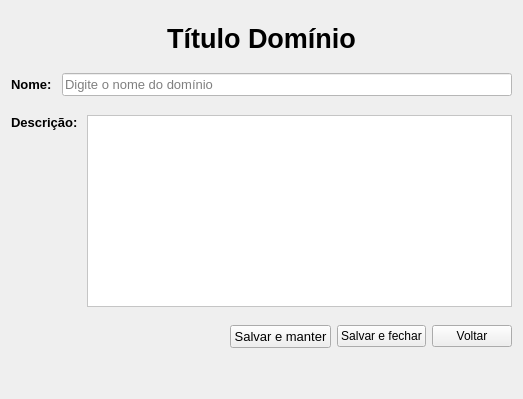
      <widget class="QWidget" name="pg_dominio">
       <layout class="QVBoxLayout" name="verticalLayout_21">
        <item>
         <spacer name="verticalSpacer_31">
          <property name="orientation">
           <enum>Qt::Vertical</enum>
          </property>
          <property name="sizeHint" stdset="0">
           <size>
            <width>20</width>
            <height>12</height>
           </size>
          </property>
         </spacer>
        </item>
        <item>
         <widget class="QLabel" name="lbl_titulo_pg_cad_alt_dominio">
          <property name="font">
           <font>
            <pointsize>10</pointsize>
           </font>
          </property>
          <property name="text">
           <string>&lt;html&gt;&lt;head/&gt;&lt;body&gt;&lt;p align=&quot;center&quot;&gt;&lt;span style=&quot; font-size:20pt; font-weight:700;&quot;&gt;Título Domínio&lt;/span&gt;&lt;/p&gt;&lt;/body&gt;&lt;/html&gt;</string>
          </property>
         </widget>
        </item>
        <item>
         <spacer name="verticalSpacer_19">
          <property name="orientation">
           <enum>Qt::Vertical</enum>
          </property>
          <property name="sizeHint" stdset="0">
           <size>
            <width>20</width>
            <height>13</height>
           </size>
          </property>
         </spacer>
        </item>
        <item>
         <layout class="QHBoxLayout" name="horizontalLayout_22">
          <item>
           <widget class="QLabel" name="label_19">
            <property name="sizePolicy">
             <sizepolicy hsizetype="Preferred" vsizetype="Preferred">
              <horstretch>0</horstretch>
              <verstretch>0</verstretch>
             </sizepolicy>
            </property>
            <property name="font">
             <font>
              <pointsize>10</pointsize>
              <bold>true</bold>
             </font>
            </property>
            <property name="text">
             <string>Nome: </string>
            </property>
           </widget>
          </item>
          <item>
           <widget class="QLineEdit" name="txt_nome_dominio">
            <property name="minimumSize">
             <size>
              <width>450</width>
              <height>0</height>
             </size>
            </property>
            <property name="font">
             <font>
              <pointsize>10</pointsize>
             </font>
            </property>
            <property name="styleSheet">
             <string notr="true">background-color: rgb(255, 255, 255);</string>
            </property>
            <property name="inputMethodHints">
             <set>Qt::ImhLatinOnly|Qt::ImhLowercaseOnly</set>
            </property>
            <property name="placeholderText">
             <string>Digite o nome do domínio</string>
            </property>
           </widget>
          </item>
         </layout>
        </item>
        <item>
         <spacer name="verticalSpacer_18">
          <property name="orientation">
           <enum>Qt::Vertical</enum>
          </property>
          <property name="sizeHint" stdset="0">
           <size>
            <width>20</width>
            <height>13</height>
           </size>
          </property>
         </spacer>
        </item>
        <item>
         <layout class="QHBoxLayout" name="horizontalLayout_23">
          <item>
           <layout class="QVBoxLayout" name="verticalLayout_18">
            <item>
             <widget class="QLabel" name="label_18">
              <property name="sizePolicy">
               <sizepolicy hsizetype="Preferred" vsizetype="Preferred">
                <horstretch>0</horstretch>
                <verstretch>0</verstretch>
               </sizepolicy>
              </property>
              <property name="font">
               <font>
                <pointsize>10</pointsize>
                <bold>true</bold>
               </font>
              </property>
              <property name="text">
               <string>Descrição: </string>
              </property>
             </widget>
            </item>
            <item>
             <spacer name="verticalSpacer_12">
              <property name="orientation">
               <enum>Qt::Vertical</enum>
              </property>
              <property name="sizeHint" stdset="0">
               <size>
                <width>20</width>
                <height>40</height>
               </size>
              </property>
             </spacer>
            </item>
           </layout>
          </item>
          <item>
           <widget class="QTextEdit" name="txt_descricao_dominio">
            <property name="styleSheet">
             <string notr="true">background-color: rgb(255, 255, 255);</string>
            </property>
            <property name="placeholderText">
             <string extracomment="Digite a descrição da informação"/>
            </property>
           </widget>
          </item>
         </layout>
        </item>
        <item>
         <spacer name="verticalSpacer_33">
          <property name="orientation">
           <enum>Qt::Vertical</enum>
          </property>
          <property name="sizeHint" stdset="0">
           <size>
            <width>20</width>
            <height>12</height>
           </size>
          </property>
         </spacer>
        </item>
        <item>
         <layout class="QHBoxLayout" name="horizontalLayout_24">
          <item>
           <spacer name="horizontalSpacer_27">
            <property name="orientation">
             <enum>Qt::Horizontal</enum>
            </property>
            <property name="sizeHint" stdset="0">
             <size>
              <width>40</width>
              <height>20</height>
             </size>
            </property>
           </spacer>
          </item>
          <item>
           <widget class="QPushButton" name="btn_salvar_manter_domains">
            <property name="font">
             <font>
              <pointsize>10</pointsize>
             </font>
            </property>
            <property name="styleSheet">
             <string notr="true"/>
            </property>
            <property name="text">
             <string>Salvar e manter</string>
            </property>
           </widget>
          </item>
          <item>
           <widget class="QPushButton" name="btn_salvar_fechar_domains">
            <property name="text">
             <string>Salvar e fechar</string>
            </property>
           </widget>
          </item>
          <item>
           <widget class="QPushButton" name="btn_voltar_domains">
            <property name="text">
             <string>Voltar</string>
            </property>
           </widget>
          </item>
         </layout>
        </item>
        <item>
         <spacer name="verticalSpacer_34">
          <property name="orientation">
           <enum>Qt::Vertical</enum>
          </property>
          <property name="sizeHint" stdset="0">
           <size>
            <width>20</width>
            <height>40</height>
           </size>
          </property>
         </spacer>
        </item>
       </layout>
      </widget>
